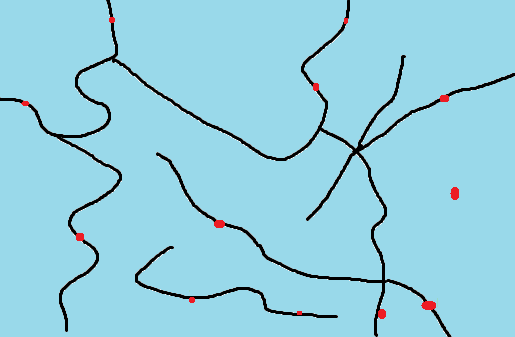
#> input picture hHwyu.png, 515 x 337 px
$ python find_routes.py hHwyu.png
#> lines starting #> are read from the running program, lines starting #| are printed output that depends on the picture; after the words box and inside, x2 and y2 are one past the last pixel; in counts of white or black regions, pixels touching at a corner belong together
import sys
from itertools import count, combinations

import cv2
import matplotlib.pyplot as plt
import numpy as np

save_animation = ("animate" in sys.argv)


def inrange_thresh(image, color, thresh, binarize_thresh=None):
    """
    Apply cv.inRange with a threshold near the given color, optionally threshold the final image.
    """
    min_color = tuple(c - thresh for c in color)
    max_color = tuple(c + thresh for c in color)
    image = cv2.inRange(image, min_color, max_color)
    if binarize_thresh is not None:
        t, image = cv2.threshold(image, binarize_thresh, 255, cv2.THRESH_BINARY)
    return image


def find_feature_bboxes(image):
    """
    Find contours in the image and return their bounding boxes.
    :return: Iterable of (x, y, w, h)
    """
    cnts, *_ = cv2.findContours(image, cv2.RETR_EXTERNAL, cv2.CHAIN_APPROX_SIMPLE)
    for c in cnts:
        yield cv2.boundingRect(c)


def distance_from_point(input_mask, start_point):
    """
    Build a distance map following truthy paths in the input mask image, starting from start_point.
    :return: Tuple of distance map matrix and infinity value for the matrix
    """
    binary_mask = (input_mask > 127)
    # Figure out a suitably large number to serve as "infinity" for the mask.
    infinite_distance = max(binary_mask.shape) * 2

    # Generate a distance map with unreachable points, then seed it with our start point.
    dist_map = np.full_like(input_mask, infinite_distance, dtype="uint32")
    dist_map[start_point[::-1]] = 0

    # Precompute a structuring element we can use to dilate the "wavefront" to walk along the route with.
    struct_el = cv2.getStructuringElement(cv2.MORPH_RECT, (3, 3))
    for step in count(1):
        # Compute a zero map for new neighboring pixels.
        neighbor_map = np.full_like(dist_map, 0, dtype="uint8")
        # Mask in all of the pixels that were filled in by the last step.
        neighbor_map[dist_map == (step - 1)] = 255
        # Dilate the map with the structuring element so new neighboring pixels would be included.
        neighbor_map = cv2.dilate(neighbor_map, struct_el)

        # Figure out which pixels in the dist map should be filled
        new_dist_mask = (
            (dist_map > step) &  # must be more distant than we've already filled
            (neighbor_map > 0) &  # must be one of these new neighbors
            binary_mask  # must be walkable
        )
        if not np.any(new_dist_mask):
            # If there are no new pixels, we're done.
            break
        dist_map[new_dist_mask] = step

        if save_animation:
            plt.imsave(f"anim/nm-{start_point[0]}-{start_point[1]}-{step:05d}.png", neighbor_map)
            plt.imsave(f"anim/dm-{start_point[0]}-{start_point[1]}-{step:05d}.png", dist_map)
    return (dist_map, infinite_distance)


def print_distance_matrix(distances):
    station_ids = sorted({k[0] for k in distances})
    print("B / A  | " + " ".join(f"#{x}".rjust(5) for x in station_ids))
    for sb in station_ids:
        formatted_ds = [str(distances.get(tuple(sorted((sa, sb))), "-")).rjust(5) for sa in station_ids]
        print(f"#{sb}".rjust(6) + " | ", *formatted_ds)


def main():
    image = cv2.imread("hHwyu.png", cv2.IMREAD_COLOR)
#> image is the input picture: shape (337, 515, 3); mean B, G, R 224, 207.8, 147.9

    marker_color = (239, 30, 40)[::-1]  # RGB -> BGR
    route_color = (0, 0, 0)[::-1]

    # Grab a grayscale image of the markers only
    markers = (inrange_thresh(image, marker_color, 5, 5) > 0).astype(np.uint8)
#> in inrange_thresh, `image = cv2.inRange(image, min_color, max_color)`:
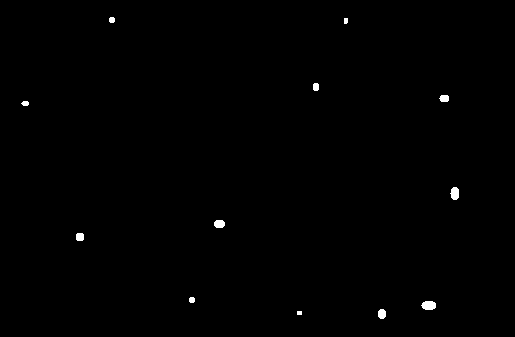
#> image: shape (337, 515); 0.38% white; 12 white regions, largest, box (x1, y1, x2, y2) and area: (421, 301, 436, 310) 111, (450, 187, 459, 200) 93, (214, 220, 225, 228) 76
#> in inrange_thresh, `t, image = cv2.threshold(image, binarize_thresh, 255, cv2.THRESH_BINARY)`: t = 5
    # Use the center of their bounding boxes as a station location
    station_positions = [(int(x + w / 2), int(y + h / 2)) for x, y, w, h in find_feature_bboxes(markers)]
#> station_positions = [(299, 313), (382, 314), (428, 305), (192, 300), (80, 237), (219, 224), (454, 193), (25, 103), (444, 98), (316, 87), (346, 21), (112, 20)]
    station_positions.sort(key=lambda pair: pair[1])

    # Dilate the markers a bit so they'll always sit on the roads, then splat them on.
    # We'll use this as the base map for the contour-walking algorithm so it's all connected.
    markers_dilated = cv2.dilate(markers, cv2.getStructuringElement(cv2.MORPH_RECT, (5, 5)))
#> markers_dilated: shape (337, 515); values 0 (black) and 1 (white), 0.91% white; 12 white regions, largest, box (x1, y1, x2, y2) and area: (419, 299, 438, 312) 223, (448, 185, 461, 202) 197, (212, 218, 227, 230) 168
    routes_binary = inrange_thresh(image, route_color, 25, 0)
#> call 2 of inrange_thresh, with color = (0, 0, 0), thresh = 25, binarize_thresh = 0
#> in inrange_thresh (call 2), `image = cv2.inRange(image, min_color, max_color)`:
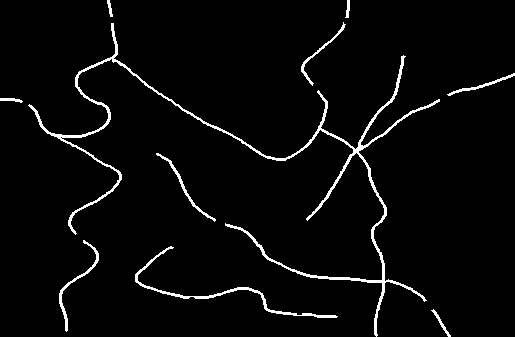
#> image: shape (337, 515); 3.4% white in thin lines or dots
#> in inrange_thresh (call 2), `t, image = cv2.threshold(image, binarize_thresh, 255, cv2.THRESH_BINARY)`: t = 0
    routes_binary[markers_dilated > 0] = 255
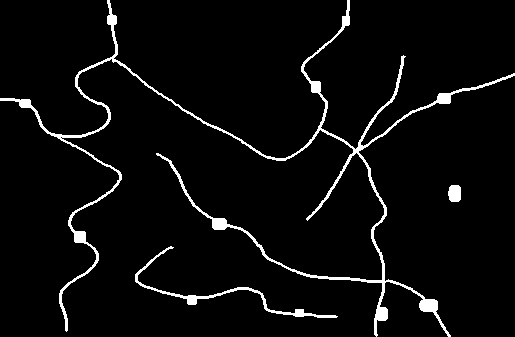
#> routes_binary: shape (337, 515); 4.2% white; 3 white regions, box (x1, y1, x2, y2) and area: (0, 0, 515, 337) 6276, (135, 246, 338, 318) 863, (448, 185, 461, 202) 197

    plt.imsave("out/routes_binary.png", routes_binary, dpi=300)
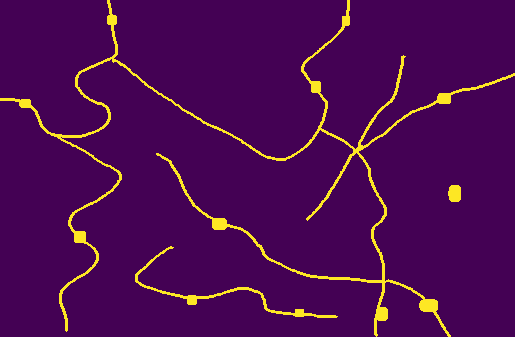
#> saved as routes_binary.png: shape (337, 515, 3); mean R, G, B 75.8, 10.7, 82

    station_infos = []
    for station_id, start_point in enumerate(station_positions, 1):
        print(f"Computing distance map for station {station_id} at {start_point}")
        distmap, inf = distance_from_point(routes_binary, start_point)
        station_infos.append((station_id, start_point, distmap, inf))
#> this loop made 12 passes
#| Computing distance map for station 1 at (112, 20)
#| Computing distance map for station 2 at (346, 21)
#| Computing distance map for station 3 at (316, 87)
#| Computing distance map for station 4 at (444, 98)
#| Computing distance map for station 5 at (25, 103)
#| Computing distance map for station 6 at (454, 193)
#| Computing distance map for station 7 at (219, 224)
#| Computing distance map for station 8 at (80, 237)
#> (further printed lines are left out)
#> pass 1, in main, `distmap, inf = distance_from_point(routes_binary, start_point)`:
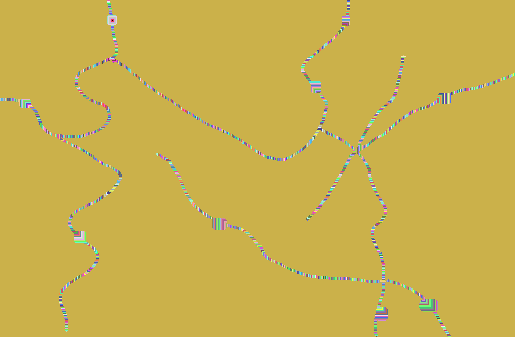
#> distmap: shape (337, 515) uint32; 656 distinct labels, from 0 to 1030; one colour per label, 0 black
#> after the loop, station_infos = 12 items

    distances = {}
    for (sa_id, sa_point, sa_map, sa_inf), (sb_id, sb_point, sb_map, sb_inf) in combinations(station_infos, 2):
        distance = sa_map[sb_point[::-1]]
        if distance >= sa_inf:
            distance = np.inf
        distances[tuple(sorted((sa_id, sb_id)))] = distance
        print(f"Distance between {sa_id} ({sa_point}) and {sb_id} ({sb_point}): {distance}")
#> this loop made 66 passes
#> (sa_id, sa_point, sb_id, sb_point) on passes 1 to 12: (1, (112, 20), 2, (346, 21)), (1, (112, 20), 3, (316, 87)), (1, (112, 20), 4, (444, 98)), (1, (112, 20), 5, (25, 103)), (1, (112, 20), 6, (454, 193)), (1, (112, 20), 7, (219, 224)), (1, (112, 20), 8, (80, 237)), (1, (112, 20), 9, (192, 300)), (1, (112, 20), 10, (428, 305)), (1, (112, 20), 11, (299, 313)), (1, (112, 20), 12, (382, 314)), (2, (346, 21), 3, (316, 87))
#| Distance between 1 ((112, 20)) and 2 ((346, 21)): 356
#| Distance between 1 ((112, 20)) and 3 ((316, 87)): 288
#| Distance between 1 ((112, 20)) and 4 ((444, 98)): 370
#| Distance between 1 ((112, 20)) and 5 ((25, 103)): 212
#| Distance between 1 ((112, 20)) and 6 ((454, 193)): inf
#| Distance between 1 ((112, 20)) and 7 ((219, 224)): 574
#| Distance between 1 ((112, 20)) and 8 ((80, 237)): 304
#| Distance between 1 ((112, 20)) and 9 ((192, 300)): inf
#> (further printed lines are left out)
#> after the loop, distances = 66 items

    print_distance_matrix(distances)
#> in print_distance_matrix, `station_ids = sorted({k[0] for k in distances})`: station_ids = [1, 2, 3, 4, 5, 6, 7, 8, 9, 10, 11]
#| B / A  |    #1    #2    #3    #4    #5    #6    #7    #8    #9   #10   #11
#> the loop in print_distance_matrix, `for sb in station_ids:` made 11 passes
#|     #1 |      -   356   288   370   212   inf   574   304   inf   455   inf
#|     #2 |    356     -    68   232   495   inf   436   587   inf   317   inf
#|     #3 |    288    68     -   164   427   inf   368   519   inf   249   inf
#|     #4 |    370   232   164     -   509   inf   379   601   inf   260   inf
#|     #5 |    212   495   427   509     -   inf   713   176   inf   594   inf
#|     #6 |    inf   inf   inf   inf   inf     -   inf   inf   inf   inf   inf
#|     #7 |    574   436   368   379   713   inf     -   805   inf   212   inf
#|     #8 |    304   587   519   601   176   inf   805     -   inf   686   inf
#> (further printed lines are left out)

    fig, axs_grid = plt.subplots(4, len(station_positions) // 4, figsize=(15, 10))
    for subplot, (station_id, start_point, distmap, inf) in zip(axs_grid.flat, station_infos):
        # Prettify the distmap for display (invert, colorize)
        colorized_distmap = plt.cm.viridis(plt.Normalize()(inf - distmap))
        # Draw the start point marker circle
        cv2.circle(colorized_distmap, start_point, 15, (255, 255, 255))
        subplot.set_title(f"#{station_id} {start_point}")
        subplot.imshow(colorized_distmap)
        subplot.axis("off")
#> this loop made 12 passes
#> pass 1, in main, `colorized_distmap = plt.cm.viridis(plt.Normalize()(inf - distmap))`:
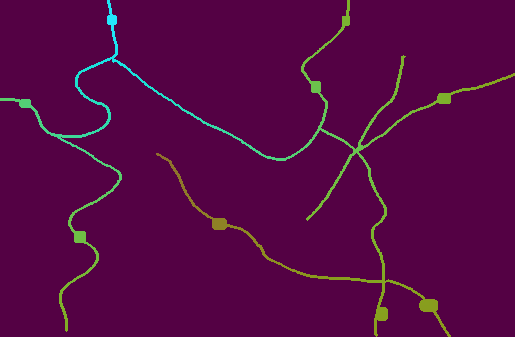
#> colorized_distmap: shape (337, 515, 4) float64; mean of channels 0, 1, 2, 3 0.269, 0.031, 0.332, 1; drawn as B, G, R

    plt.tight_layout(pad=.7)
    # plt.show()
    plt.savefig("out/all_distmaps.png", dpi=500)
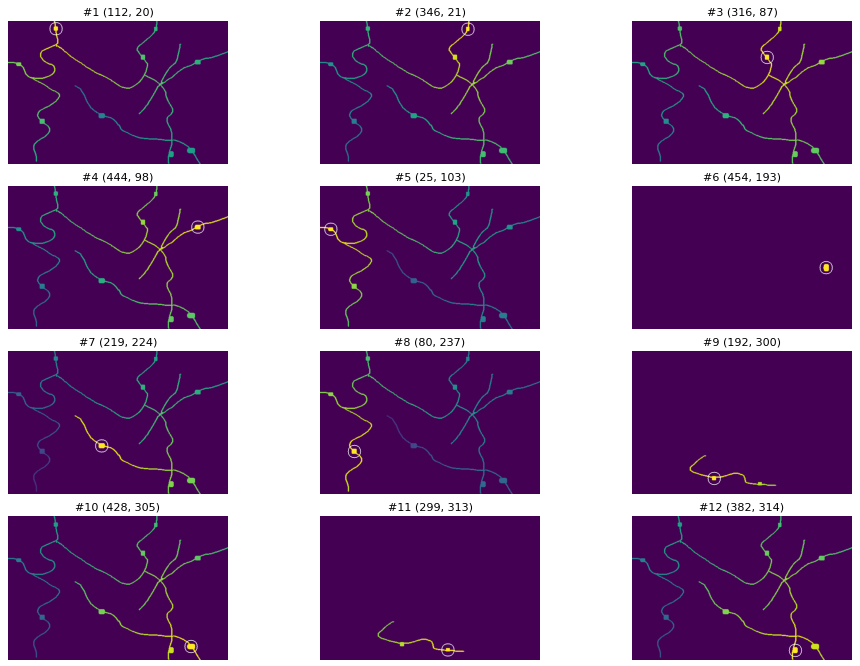
#> figure drawn by matplotlib, 12 panels


if __name__ == '__main__':
    main()
